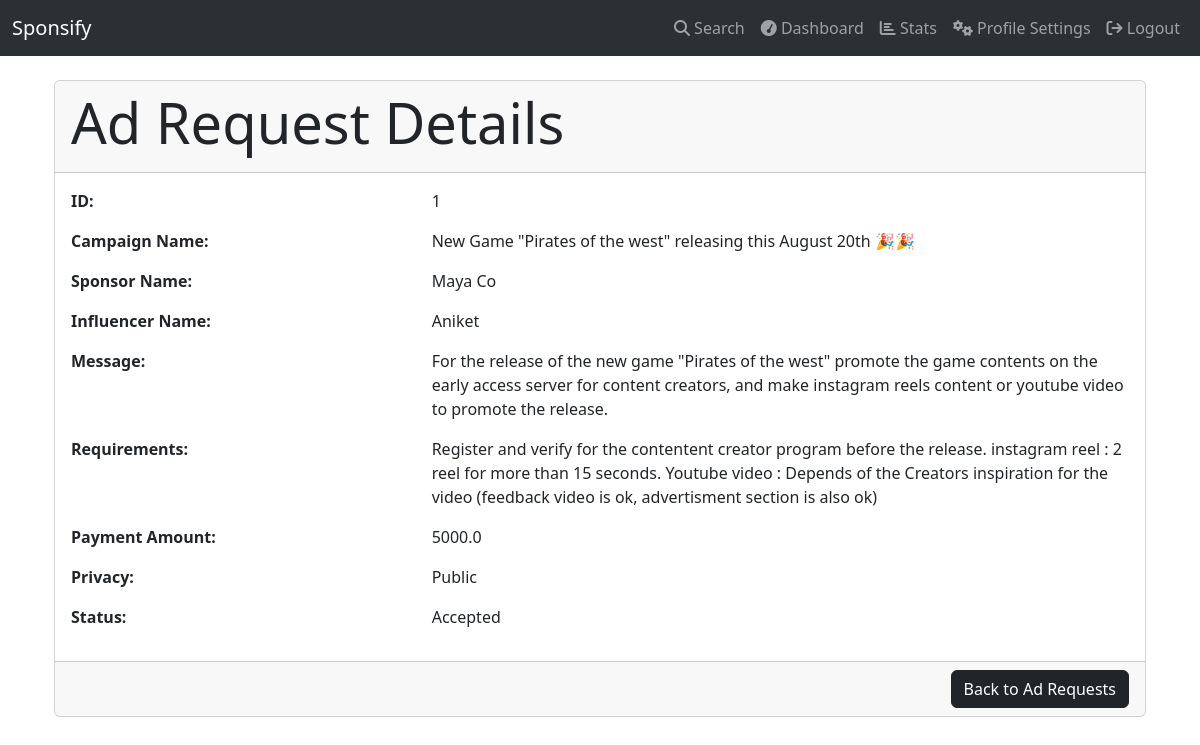
The page /campaign_admin_action/view_ad_request_admin/1 (signed in) on the database its author committed.
### models.py (models this page shows)
class AdRequest(db.Model):
    __tablename__ = 'adrequest'
    id = db.Column(db.Integer, primary_key=True)
    campaign_id = db.Column(db.Integer, db.ForeignKey('campaign.id'), nullable=False)
    influencer_id = db.Column(db.Integer, db.ForeignKey('influencer.id'))
    sponsor_id = db.Column(db.Integer, db.ForeignKey('sponsor.id'), nullable=False)
    messages = db.Column(db.Text)
    requirements = db.Column(db.Text, nullable=False)
    payment_amount = db.Column(db.Float, nullable=False)
    status = db.Column(db.String(20), nullable=False, default='Pending')
    is_new_for_influencer = db.Column(db.Boolean, default=True)
    privacy = db.Column(db.String(20), nullable=False, default='Private')
    ad_interests = db.relationship('AdInterest', backref='adrequest', lazy=True, cascade='all, delete-orphan')

class Campaign(db.Model):
    __tablename__ = 'campaign'
    id = db.Column(db.Integer, primary_key=True)
    sponsor_id = db.Column(db.Integer, db.ForeignKey('sponsor.id'), nullable=False)
    name = db.Column(db.String(100), nullable=False)
    description = db.Column(db.Text, nullable=False)
    start_date = db.Column(db.Date, nullable=False)
    end_date = db.Column(db.Date, nullable=False)
    budget = db.Column(db.Float, nullable=False)
    ad_requests = db.relationship('AdRequest', backref='campaign', lazy=True, cascade='all, delete-orphan')

class Sponsor(db.Model):
    __tablename__ = 'sponsor'
    id = db.Column(db.Integer, primary_key=True)
    username = db.Column(db.String(50), unique=True, nullable=False)
    company_name = db.Column(db.String(100), nullable=False)
    industry = db.Column(db.String(50), nullable=False)
    ad_requests = db.relationship('AdRequest', backref='sponsor', lazy=True)

class Influencer(db.Model):
    __tablename__ = 'influencer'
    id = db.Column(db.Integer, primary_key=True)
    username = db.Column(db.String(50), unique=True, nullable=False)
    name = db.Column(db.String(50))
    niche = db.Column(db.String(50), nullable=False)
    followers = db.Column(db.Integer, nullable=False)
    ad_requests = db.relationship('AdRequest', backref='influencer', lazy=True)

### routes.py (the view)
@app.route('/campaign_admin_action/view_ad_request_admin/<int:id>')
@auth_admin
def view_ad_request_admin(id):
    ad_request = AdRequest.query.get_or_404(id)
    campaign = Campaign.query.get(ad_request.campaign_id)
    sponsor = Sponsor.query.get(campaign.sponsor_id)
    influencer = Influencer.query.get(ad_request.influencer_id)
    return render_template('campaign_admin_action/view_ad_request_admin.html', ad_request=ad_request, campaign=campaign, sponsor=sponsor, influencer=influencer)

### routes.py (called while the page is built)
@app.context_processor
def inject_user():
    return dict(get_current_user=get_current_user)

def auth_admin(func):
    @wraps(func)
    def inner_auth(*args, **kwargs):
        if 'user_id'not in session:
            flash('Please login first')
            return redirect(url_for('login'))
        user = User.query.get(session['user_id'])
        if user.role != 'admin':
            flash('You are not authorized to access this page')
            return redirect(url_for('index'))
        return func(*args, **kwargs)
    return inner_auth

### user_role.py (called while the page is built)
def get_current_user():
    if 'user_id' in session:
        return User.query.get(session['user_id'])
    return None

### templates/campaign_admin_action/view_ad_request_admin.html (shortened to what this page needs)
{% extends 'layout.html' %}
{% block content %}
<div class="container mt-4">
    <div class="card">
        <div class="card-header">
            <h2 class="display-4">Ad Request Details</h2>
        </div>
        <div class="card-body">
            <div class="row mb-3">
                <div class="col-md-4"><strong>ID:</strong></div>
                <div class="col-md-8">{{ ad_request.id }}</div>
            </div>
            <div class="row mb-3">
                <div class="col-md-4"><strong>Campaign Name:</strong></div>
                <div class="col-md-8">{{ campaign.name }}</div>
            </div>
            <div class="row mb-3">
                <div class="col-md-4"><strong>Sponsor Name:</strong></div>
                <div class="col-md-8">{{ sponsor.company_name }}</div>
            </div>
            <div class="row mb-3">
                <div class="col-md-4"><strong>Influencer Name:</strong></div>
                <div class="col-md-8">{{ influencer.name if influencer else 'Not Assigned' }}</div>
            </div>
            <div class="row mb-3">
                <div class="col-md-4"><strong>Message:</strong></div>
                <div class="col-md-8">{{ ad_request.messages }}</div>
            </div>
            <div class="row mb-3">
                <div class="col-md-4"><strong>Requirements:</strong></div>
                <div class="col-md-8">{{ ad_request.requirements }}</div>
            </div>
            <div class="row mb-3">
                <div class="col-md-4"><strong>Payment Amount:</strong></div>
                <div class="col-md-8">{{ ad_request.payment_amount }}</div>
            </div>
            <div class="row mb-3">
                <div class="col-md-4"><strong>Privacy:</strong></div>
                <div class="col-md-8">{{ ad_request.privacy }}</div>
            </div>
            <div class="row mb-3">
                <div class="col-md-4"><strong>Status:</strong></div>
                <div class="col-md-8">{{ ad_request.status }}</div>
            </div>
        </div>
        <div class="card-footer text-end">
            <a href="{{ url_for('admin_ad_request') }}" class="btn btn-dark">Back to Ad Requests</a>
        </div>
    </div>
</div>
{% endblock %}

### rows shown on the page
AdRequest: id "1", messages "For the release of the new game \"Pirates of the west\" promote the game contents on the early access server for content creators, and make instagram reels content or youtube video to promote the release.", requirements "Register and verify for the contentent creator program before the release. instagram reel : 2 reel for more than 15 seconds. Youtube video : Depends of the Creators inspiration for the video (feedback video is ok, advertisment section is also ok)", payment_amount "5000.0", privacy "Public", status "Accepted"
Campaign: name "New Game \"Pirates of the west\" releasing this August 20th 🎉🎉"
Sponsor: company_name "Maya Co"
Influencer: name "Aniket"
